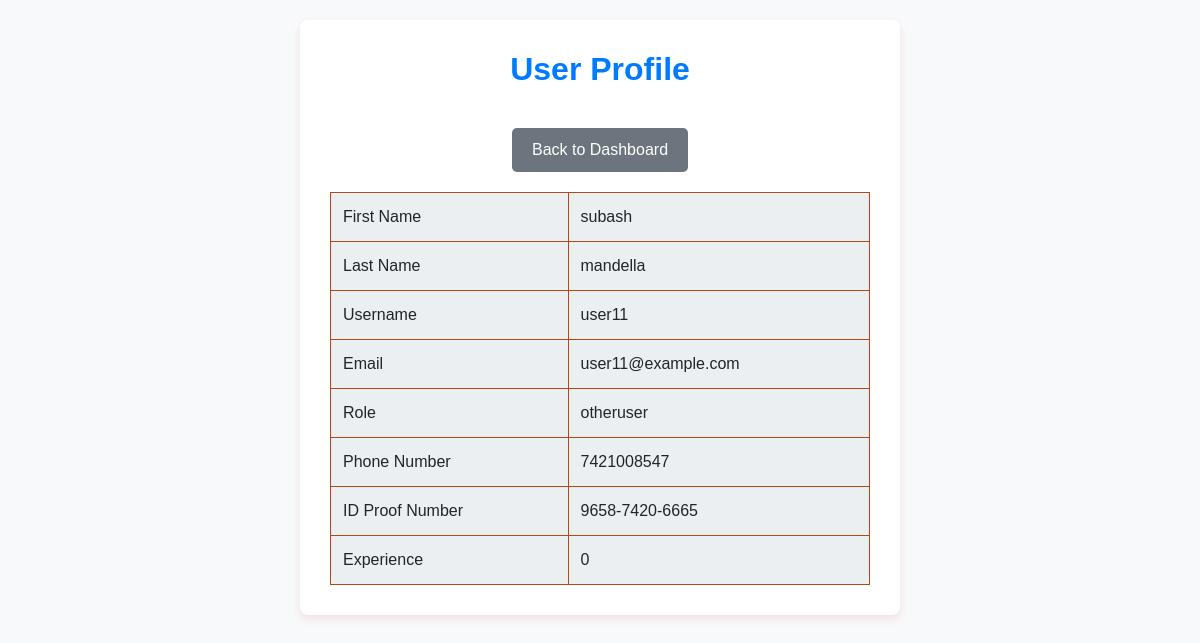
/view_profile.php (signed in), run on the app's committed database.
### tables this page shows
CREATE TABLE `users` (
  `id` int(11) NOT NULL,
  `username` varchar(50) NOT NULL,
  `email` varchar(100) NOT NULL,
  `password_hash` varchar(255) NOT NULL,
  `role` enum('manager','driver','conductor','otheruser') NOT NULL,
  `first_name` varchar(50) NOT NULL,
  `last_name` varchar(50) NOT NULL,
  `phone_no` varchar(15) NOT NULL,
  `id_proof_number` varchar(50) NOT NULL,
  `experience` int(11) DEFAULT 0,
  `created_at` timestamp NOT NULL DEFAULT current_timestamp()
);

### view_profile.php (the view, shortened to what this page needs)
<?php
$host = 'localhost';
$db = 'user_auth';
$user = 'root';
$pass = '';
$conn = new mysqli($host, $user, $pass, $db);
$userId = $_SESSION['user_id'];
$stmt = $conn->prepare("SELECT username, email, role, first_name, last_name, phone_no, id_proof_number, experience FROM users WHERE id = ?");
$stmt->bind_param("i", $userId);
$stmt->execute();
$result = $stmt->get_result();
if ($result->num_rows > 0) {
    $user = $result->fetch_assoc();
} else {
    die("User  not found.");
}
?>
<!DOCTYPE html>
<html lang="en">
<head>
    <link rel="stylesheet" href="https://cdn.jsdelivr.net/npm/bootstrap@5.3.0/dist/css/bootstrap.min.css">
</head>
<body>
<div class="profile-container">
    <h2>User Profile</h2>
    <a href="dashboard.php" class="btn-back">Back to Dashboard</a>
    <table class="profile-table">
        <tr>
            <td>First Name</td>
            <td><?php echo htmlspecialchars($user['first_name']); ?></td>
        </tr>
        <tr>
            <td>Last Name</td>
            <td><?php echo htmlspecialchars($user['last_name']); ?></td>
        </tr>
        <tr>
            <td>Username</td>
            <td><?php echo htmlspecialchars($user['username']); ?></td>
        </tr>
        <tr>
            <td>Email</td>
            <td><?php echo htmlspecialchars($user['email']); ?></td>
        </tr>
        <tr>
            <td>Role</td>
            <td><?php echo htmlspecialchars($user['role']); ?></td>
        </tr>
        <tr>
            <td>Phone Number</td>
            <td><?php echo htmlspecialchars($user['phone_no']); ?></td>
        </tr>
        <tr>
            <td>ID Proof Number</td>
            <td><?php echo htmlspecialchars($user['id_proof_number']); ?></td>
        </tr>
        <tr>
            <td>Experience</td>
            <td><?php echo htmlspecialchars($user['experience']); ?></td>
        </tr>
    </table>
</div>
</body>
</html>

### view_profile.php (style rules this page uses)
body { font-family: 'Poppins', sans-serif; background-color: #f8f9fa; margin: 0; padding: 20px; }
.profile-container { background: #fff; padding: 30px; border-radius: 8px; box-shadow: 0 4px 8px rgba(189, 13, 13, 0.1); max-width: 600px; margin: auto; text-align: center; }
.profile-container h2 { color: #007bff; margin-bottom: 20px; font-weight: 600; }
.profile-table { width: 100%; border-collapse: collapse; margin-top: 20px; }
.profile-table th, .profile-table td { padding: 12px; border: 1px solid#b24919; text-align: left; }
.profile-table td { background-color:rgb(235, 239, 242); font-weight: 400; }
.btn-back { background-color: #6c757d; color: white; padding: 10px 20px; border-radius: 5px; text-decoration: none; display: inline-block; margin-top: 20px; }

### data on the page
users: first_name "subash", last_name "mandella", username "user11", email "user11@example.com", role "otheruser", phone_no "7421008547", id_proof_number "9658-7420-6665", experience "0"
